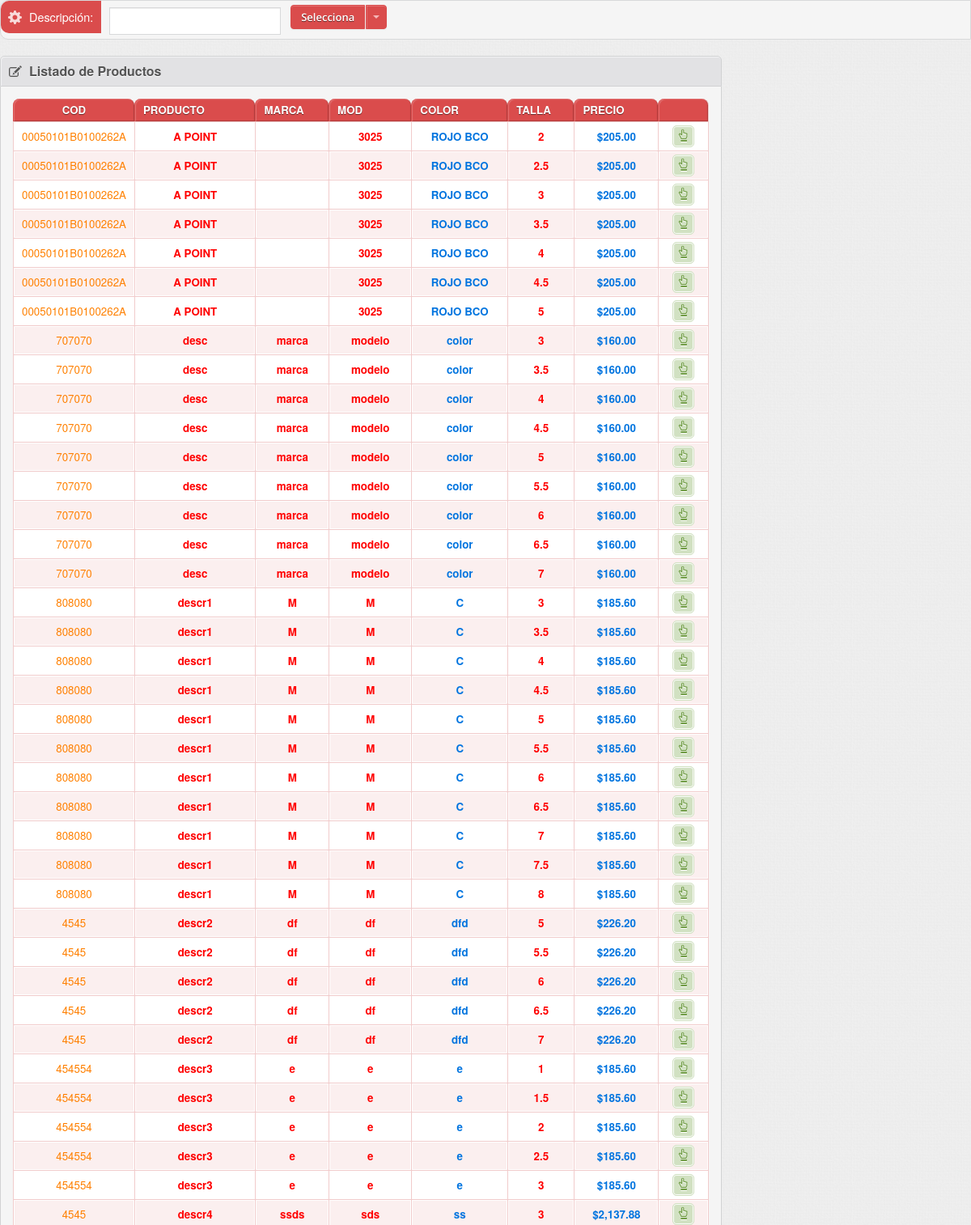
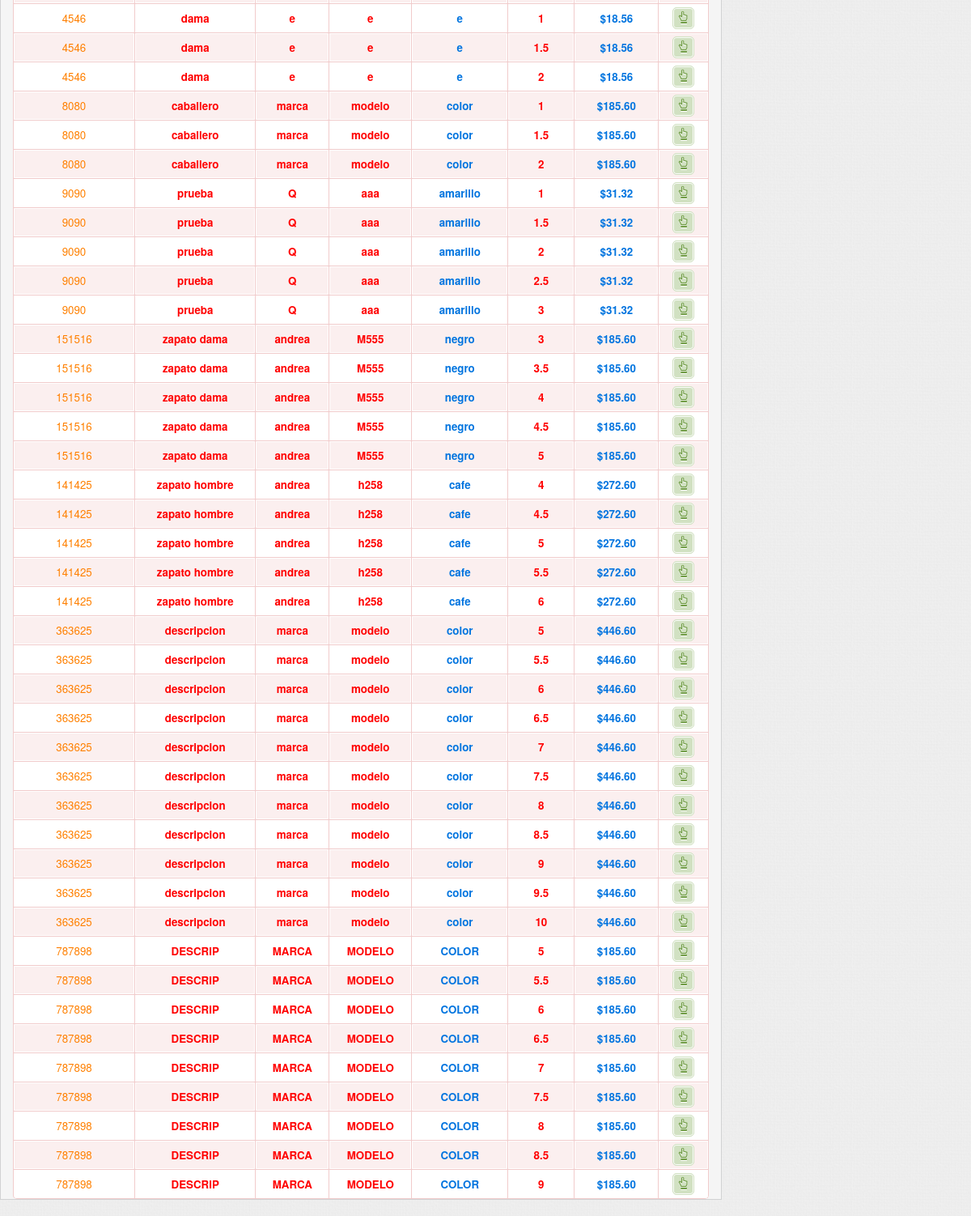
The page /movinventarios/buscar.php (signed in) on the database its author committed (2 pictures, top to bottom).
### tables this page shows
CREATE TABLE IF NOT EXISTS `productos` (
  `idunicop` int(12) NOT NULL AUTO_INCREMENT COMMENT 'idunico del producto',
  `idunicoe` int(12) DEFAULT NULL COMMENT 'id unico de la empresa',
  `codigo` varchar(30) DEFAULT NULL COMMENT 'codigo del producto',
  `nombrep` varchar(50) DEFAULT NULL COMMENT 'nombre del producto',
  `descrip` varchar(50) DEFAULT NULL COMMENT 'descripcion del producto',
  `ultpcompra` float(12,2) DEFAULT NULL COMMENT 'ultimo precio de compra',
  `pmostrador` float(12,2) DEFAULT NULL COMMENT 'precio de mostrador',
  `stock` int(12) DEFAULT NULL COMMENT 'numero de stock',
  `iva` int(2) DEFAULT NULL COMMENT 'porcentaje de iva',
  `descuento` int(2) DEFAULT NULL COMMENT 'porcentaje de descuento',
  `marca` varchar(30) DEFAULT NULL COMMENT 'marca del producto',
  `color` varchar(30) DEFAULT NULL COMMENT 'color del producto',
  `serie` varchar(30) NOT NULL,
  `tipo` int(11) NOT NULL COMMENT 'tipo 0=producto 1=servicio',
  `idunicopr` int(11) NOT NULL COMMENT 'id unico del proveedor',
  `cvetip` int(11) NOT NULL COMMENT 'clave del tipo de productos',
  PRIMARY KEY (`idunicop`)
);

CREATE TABLE IF NOT EXISTS `inventario` (
  `idunicoregi` int(12) NOT NULL AUTO_INCREMENT COMMENT 'idunico del inventario registro',
  `idunicoe` int(12) DEFAULT NULL COMMENT 'id unico de la empresa',
  `idunicop` int(12) DEFAULT NULL COMMENT 'id unico del producto',
  `idunicos` int(12) DEFAULT NULL COMMENT 'id unico de la sucursal',
  `cantidad` int(11) DEFAULT NULL COMMENT 'cantidad en existencia',
  `modelo` varchar(30) DEFAULT NULL COMMENT 'modelo del producto',
  `talla` float DEFAULT NULL COMMENT 'talla del producto',
  `lote` varchar(20) DEFAULT NULL COMMENT 'lote del producto',
  `fcaducidad` date DEFAULT NULL COMMENT 'fecha de caducidad',
  `tipo` int(12) DEFAULT NULL COMMENT 'tipo 0=producto 1=servicio',
  KEY `Índice 1` (`idunicoregi`)
);

### movinventarios/listaproductos.php (the view, shortened to what this page needs)
<?php
	include "../conexion/conexion.php";
	if(!isset($_POST["describusca"])){
		$describusca="";
	}else{
		$describusca=$_POST["describusca"];
	}
	$prodinv=$_SESSION["pvtacommand_idunicop_inv"];
	$idunicoe=$_SESSION["pvtacommand_idunicoe"];
	$idunicos=$_SESSION["pvtacommand_idunicos"];
	$agrupador=0;
	$mostrarmarca=0;$mostrarmodelo=0;$mostrartalla=0;$mostrarserie=0;$mostrarlote=0;$mostrarfcaducidad=0;
	$consulta="select marca,serie,modelo,talla,lote,fcaducidad from configuraciones where idunicoe='$idunicoe'";
	$recordset = mysqli_query($link,$consulta);
	while($registro = mysqli_fetch_array($recordset)){
		$mostrarmarca=$registro["marca"];
		$mostrarmodelo=$registro["modelo"];
		$mostrartalla=$registro["talla"];
	}
?>
<table id="example" class="display table table-bordered table-condensed table-striped table-primary table-vertical-center checkboxs js-table-sortable" cellspacing="0" width="100%">
		<thead>
			<tr>
				<th width="1%" class="center">Cod</th>
				<th>Producto</th>
				<?php if($mostrarmarca>0){ echo "<th>Marca</th>";}?>
				<?php if($mostrarmodelo>0){ echo "<th>Mod</th>";}?>
				<th>Color</th>
				<?php if($mostrartalla>0){ echo "<th>Talla</th>";}?>
				<th>Precio</th>
				<th class="center"></th>
			</tr>
		</thead>
		<tbody>
			<?php
			if($agrupador==0){
				if($prodinv>0){
					$consulta="select b.idunicoregi,a.idunicop,a.codigo,a.nombrep,a.pmostrador,a.iva,a.marca,a.color,b.modelo,b.talla,b.talla,b.lote,b.cantidad,a.descuento,a.serie,b.fcaducidad from productos as a left join inventario as b on a.idunicoe=b.idunicoe and a.idunicop=b.idunicop where a.idunicoe='$idunicoe' and b.idunicos='$idunicos' and a.idunicop='$prodinv' and and a.tipo='0'";
				}else{
					$consulta="select b.idunicoregi,a.idunicop,a.codigo,a.nombrep,a.pmostrador,a.iva,a.marca,a.color,b.modelo,b.talla,b.lote,b.cantidad,a.descuento,a.serie,b.fcaducidad from productos as a left join inventario as b on a.idunicoe=b.idunicoe and a.idunicop=b.idunicop where a.idunicoe='$idunicoe' and b.idunicos='$idunicos' and a.nombrep like '%".$describusca."%' and a.tipo='0'";
				}
			}
			$fila=1;
			$recordset = mysqli_query($link,$consulta);
			while($registro = mysqli_fetch_array($recordset)){
				if(!isset($registro["idunicoregi"])){$idunicoregi=0;}else{$idunicoregi=$registro["idunicoregi"];}
				$idunicop=$registro["idunicop"];
				$codigo=$registro["codigo"];
				$nombrep=utf8_encode($registro["nombrep"]);
				$pmostrador=$registro["pmostrador"];
				$iva=$registro["iva"];
				if($iva>0){
					$iva=$pmostrador*($iva/100);
					$iva=round($iva,2);
					$pmostrador=$pmostrador+$iva;
				}
				$pmostrador=number_format($pmostrador,2);
				if(!isset($registro["marca"])){$marca="";}else{$marca=$registro["marca"];}
				if(!isset($registro["talla"])){$talla="";}else{$talla=$registro["talla"];}
				if(!isset($registro["color"])){$color="";}else{$color=$registro["color"];}
				if(!isset($registro["modelo"])){$modelo="";}else{$modelo=$registro["modelo"];}
				$idicono="id_".$fila;
					echo'<tr class="selectable">';
					echo'<td class="center">
								<a href="#" onClick="addarti('.$fila.','.$idunicop.','.$idunicoregi.');" title="seleccionar"> <font color="FF8000">'.$codigo.'</font></a>
							</td>';
					echo'<td class="center"><strong><a href="#" onClick="addarti('.$fila.','.$idunicop.','.$idunicoregi.');" title="seleccionar"><font color="FF0000">'.$nombrep.'</font></a></strong></td>';
					if($mostrarmarca>0){
						echo'<td class="center"><strong><a href="#" onClick="addarti('.$fila.','.$idunicop.','.$idunicoregi.');" title="seleccionar"><font color="FF0000">'.$marca.'</font></a></strong></td>';
					}
					if($mostrarmodelo>0){
						echo'<td class="center"><strong><a href="#" onClick="addarti('.$fila.','.$idunicop.','.$idunicoregi.');" title="seleccionar"><font color="FF0000">'.$modelo.'</font></a></strong></td>';
					}
					echo'<td class="center"><strong><a href="#" onClick="addarti('.$fila.','.$idunicop.','.$idunicoregi.');" title="seleccionar"><font color="0174DF">'.$color.'</font></a></strong></td>';
					if($mostrartalla>0){
						echo'<td class="center"><strong><a href="#" onClick="addarti('.$fila.','.$idunicop.','.$idunicoregi.');" title="seleccionar"><font color="FF0000">'.$talla.'</font></a></strong></td>';
					}
					echo'<td class="center"><strong><a href="#" onClick="addarti('.$fila.','.$idunicop.','.$idunicoregi.');" title="seleccionar"><font color="0174DF">$'.$pmostrador.'</font></a></strong></td>';
					echo'
							<td class="center" >
								<div id="'.$idicono.'">
									<a href="#" onClick="addarti('.$fila.','.$idunicop.','.$idunicoregi.');" title="seleccionar" class="btn-action glyphicons hand_up btn-success"><i></i></a>
								</div>
							</td>';
					echo'</tr>';
					$fila++;
			}
			?>
		</tbody>
	</table>

### theme/css/demo.css (style rules this page uses)
body { font: 90%/1.45em "Helvetica Neue", HelveticaNeue, Arial, Helvetica, sans-serif; margin: 0; padding: 0; color: #333; background-color: #fff; }
a { cursor: pointer; color: #3174c7; text-decoration: none; }

### rows shown on the page
productos: codigo "00050101B0100262A", nombrep "A POINT", inventario.modelo "3025", color "ROJO BCO", inventario.talla "2", pmostrador "205.00", inventario.talla "2.5", inventario.talla "3", inventario.talla "3.5", inventario.talla "4", inventario.talla "4.5", inventario.talla "5"
productos: codigo "707070", nombrep "desc", marca "marca", inventario.modelo "modelo", color "color", inventario.talla "3", pmostrador "160.00", inventario.talla "3.5", inventario.talla "4", inventario.talla "4.5", inventario.talla "5", inventario.talla "5.5", inventario.talla "6", inventario.talla "6.5", inventario.talla "7"
productos: codigo "808080", nombrep "descr1", marca "M", inventario.modelo "M", color "C", inventario.talla "3", pmostrador "185.60", inventario.talla "3.5", inventario.talla "4", inventario.talla "4.5", inventario.talla "5", inventario.talla "5.5", inventario.talla "6", inventario.talla "6.5", inventario.talla "7", inventario.talla "7.5", inventario.talla "8"
productos: codigo "4545", nombrep "descr2", marca "df", inventario.modelo "df", color "dfd", inventario.talla "5", pmostrador "226.20", inventario.talla "5.5", inventario.talla "6", inventario.talla "6.5", inventario.talla "7"
productos: codigo "454554", nombrep "descr3", marca "e", inventario.modelo "e", color "e", inventario.talla "1", pmostrador "185.60", inventario.talla "1.5", inventario.talla "2", inventario.talla "2.5", inventario.talla "3"
productos: codigo "4545", nombrep "descr4", marca "ssds", inventario.modelo "sds", color "ss", inventario.talla "3", pmostrador "2,137.88"
productos: codigo "4546", nombrep "dama", marca "e", inventario.modelo "e", color "e", inventario.talla "1", pmostrador "18.56", inventario.talla "1.5", inventario.talla "2"
productos: codigo "8080", nombrep "caballero", marca "marca", inventario.modelo "modelo", color "color", inventario.talla "1", pmostrador "185.60", inventario.talla "1.5", inventario.talla "2"
productos: codigo "9090", nombrep "prueba", marca "Q", inventario.modelo "aaa", color "amarillo", inventario.talla "1", pmostrador "31.32", inventario.talla "1.5", inventario.talla "2", inventario.talla "2.5", inventario.talla "3"
productos: codigo "151516", nombrep "zapato dama", marca "andrea", inventario.modelo "M555", color "negro", inventario.talla "3", pmostrador "185.60", inventario.talla "3.5", inventario.talla "4", inventario.talla "4.5", inventario.talla "5"
productos: codigo "141425", nombrep "zapato hombre", marca "andrea", inventario.modelo "h258", color "cafe", inventario.talla "4", pmostrador "272.60", inventario.talla "4.5", inventario.talla "5", inventario.talla "5.5", inventario.talla "6"
productos: codigo "363625", nombrep "descripcion", marca "marca", inventario.modelo "modelo", color "color", inventario.talla "5", pmostrador "446.60", inventario.talla "5.5", inventario.talla "6", inventario.talla "6.5", inventario.talla "7", inventario.talla "7.5", inventario.talla "8", inventario.talla "8.5", inventario.talla "9", inventario.talla "9.5", inventario.talla "10"
productos: codigo "787898", nombrep "DESCRIP", marca "MARCA", inventario.modelo "MODELO", color "COLOR", inventario.talla "5", pmostrador "185.60", inventario.talla "5.5", inventario.talla "6", inventario.talla "6.5", inventario.talla "7", inventario.talla "7.5", inventario.talla "8", inventario.talla "8.5", inventario.talla "9"
